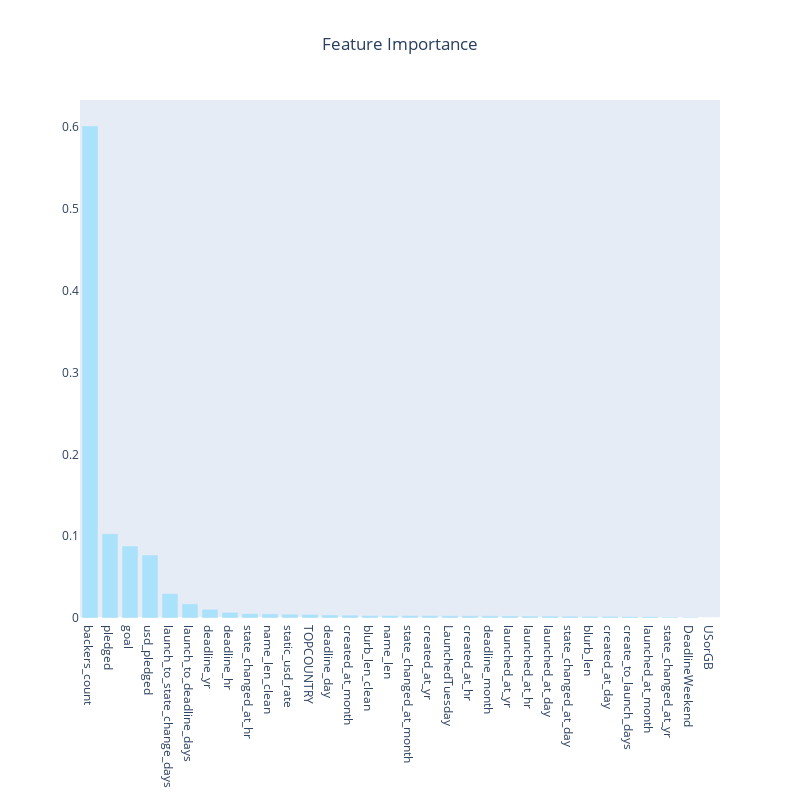

Notebook source saved alongside this figure:
### Code cell
# xgboost for feature importance on a classification problem
import plotly.graph_objects as go
from xgboost import XGBClassifier

xgb_model = XGBClassifier()
xgb_model.fit(
    kickstarter_numeric_df.drop(columns=["SuccessfulBool"]),
    kickstarter_numeric_df["SuccessfulBool"],
)
feature_importance_df = pd.DataFrame(
    {
        "feature": kickstarter_numeric_df.drop(columns=["SuccessfulBool"]).columns,
        "importance": xgb_model.feature_importances_,
    }
)
feature_importance_df.sort_values(by="importance", ascending=False, inplace=True)
fig = go.Figure()
fig.add_trace(
    go.Bar(
        x=feature_importance_df["feature"],
        y=feature_importance_df["importance"],
        marker_color="rgb(171, 226, 251)",
    )
)
fig.update_layout(
    title="Feature Importance",
    title_x=0.5,
    width=800,
    height=800,
    xaxis_showgrid=False,
    yaxis_showgrid=False,
)
fig.show()

### Figure 1 — Plotly figure (JSON) as saved in the notebook; plotly's stock layout.template omitted (floating-point values rounded to 4 significant figures)
{"data": [{"marker": {"color": "rgb(171, 226, 251)"}, "type": "bar", "x": ["backers_count", "pledged", "goal", "usd_pledged", "launch_to_state_change_days", "launch_to_deadline_days", "deadline_yr", "deadline_hr", "state_changed_at_hr", "name_len_clean", "static_usd_rate", "TOPCOUNTRY", "deadline_day", "created_at_month", "blurb_len_clean", "name_len", "state_changed_at_month", "created_at_yr", "LaunchedTuesday", "created_at_hr", "deadline_month", "launched_at_yr", "launched_at_hr", "launched_at_day", "state_changed_at_day", "blurb_len", "created_at_day", "create_to_launch_days", "launched_at_month", "state_changed_at_yr", "DeadlineWeekend", "USorGB"], "y": [0.6013, 0.1029, 0.08805, 0.077, 0.0299, 0.01733, 0.01071, 0.006932, 0.005415, 0.005105, 0.004681, 0.004413, 0.003773, 0.003477, 0.002985, 0.002944, 0.002933, 0.002908, 0.002797, 0.002697, 0.002694, 0.002559, 0.002419, 0.002384, 0.002248, 0.002062, 0.002008, 0.001793, 0.001605, 0.001075, 0.0008513, 0]}], "layout": {"height": 800, "title": {"text": "Feature Importance", "x": 0.5}, "width": 800, "xaxis": {"showgrid": false}, "yaxis": {"showgrid": false}}}
